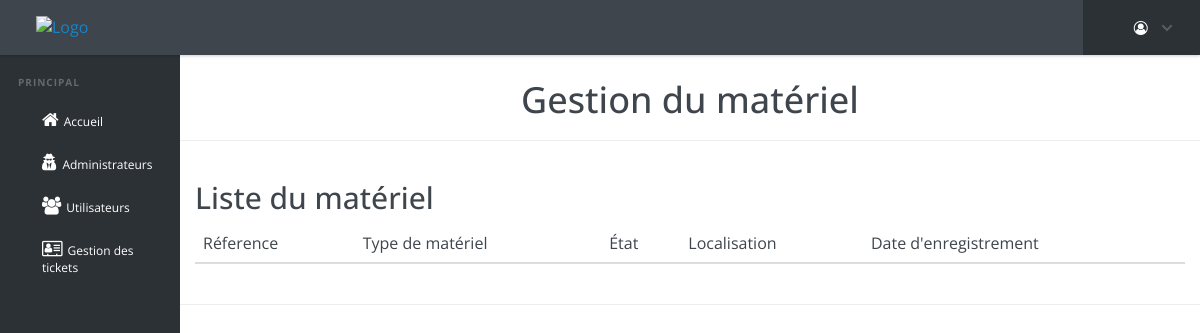
The app's page /Projet_ANNUEL--CIG-KIKI-KEN/admin/listeMat.php, older data.
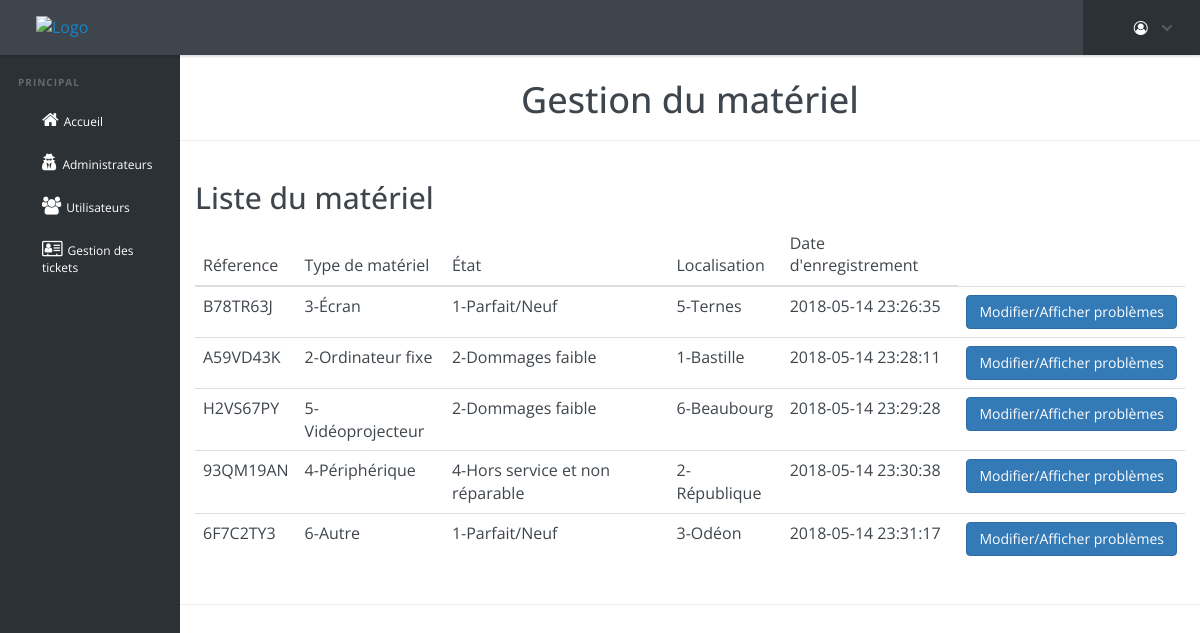
The same page, newer data.
### tables this page shows
CREATE TABLE IF NOT EXISTS `materiel` (
  `reference` varchar(15) NOT NULL,
  `localisation` tinyint(1) DEFAULT NULL,
  `problems` text NOT NULL,
  `status` int(11) NOT NULL,
  `entered_at` timestamp NULL DEFAULT CURRENT_TIMESTAMP,
  `type` tinyint(1) DEFAULT NULL,
  PRIMARY KEY (`reference`)
);

### Projet_ANNUEL--CIG-KIKI-KEN/admin/listeMat.php (the view, shortened to what this page needs)
<?php
	require "header-admin.php";
?>
	<section id="page-section">
		<h1 id="page-title">Gestion du matériel</h1>
		<hr>
		<div class="container">
		    <h2>Liste du matériel</h2>
		    <div class="table-responsive">
			    <table class="table">
			   		<thead>
			        	<tr>
				        	<th>Réference</th>
				       		<th>Type de matériel</th>
				       		<th>État</th>
				       		<th>Localisation</th>
					        <th>Date d'enregistrement</th>
			      		</tr>
			   		</thead>
			    	<tbody>
				    <?php
						$query = $db->prepare('SELECT * FROM materiel ORDER BY entered_at');
				  		$query->execute([
				  			]);
				  		$resMat=$query->fetchAll(PDO::FETCH_ASSOC);
						foreach ($resMat as $materiel) {
							echo '<td>'.$materiel["reference"].'</td>';
							switch ($materiel["type"]) {
								case '2':
									echo '<td>'.'2-Ordinateur fixe'.'</td>';
									break;
								case '3':
									echo '<td>'.'3-Écran'.'</td>';
									break;
								case '4':
									echo '<td>'.'4-Périphérique'.'</td>';
									break;
								case '5':
									echo '<td>'.'5-Vidéoprojecteur'.'</td>';
									break;
								case '6':
									echo '<td>'.'6-Autre'.'</td>';
									break;
							}
							switch ($materiel["status"]) {
								case '1':
									echo '<td>'.'1-Parfait/Neuf'.'</td>';
									break;
								case '2':
									echo '<td>'.'2-Dommages faible'.'</td>';
									break;
								case '4':
									echo '<td>'.'4-Hors service et non réparable'.'</td>';
									break;
							}
							switch ($materiel["localisation"]) {
								case '1':
									echo '<td>'.'1-Bastille'.'</td>';
									break;
								case '2':
									echo '<td>'.'2-République'.'</td>';
									break;
								case '3':
									echo '<td>'.'3-Odéon'.'</td>';
									break;
								case '5':
									echo '<td>'.'5-Ternes'.'</td>';
									break;
								case '6':
									echo '<td>'.'6-Beaubourg'.'</td>';
									break;
							}
							echo '<td>'.$materiel["entered_at"].'</td>';
							echo '<td><form method="POST" action="editMat.php">
										<input type="hidden" name="reference" value="'.$materiel["reference"].'">
										<input type="submit" class="btn btn-primary" value="Modifier/Afficher problèmes">
									   </form>
								 </td>';
						}
				    ?>
					</tbody>
				</table>
			</div>
		</div>
		<hr>
	</section>
<?php
	require "footer-admin.php";
?>

### Projet_ANNUEL--CIG-KIKI-KEN/admin/header-admin.php (shortened to what this page needs)
<!DOCTYPE html>
<html lang="fr">
<head>
	<link rel="stylesheet" href="css/font-awesome.css">
	<link rel="stylesheet" href="css/reset.css">
	<link rel="stylesheet" href="css/bootstrap.css">
	<link rel="stylesheet" href="css/admin.css">
</head>
<body>
	<header class="cd-main-header">
		<a href="../index.php" class="cd-logo"><img class="logo" src="img/logo.png" alt="Logo"></a>
		<nav class="cd-nav">
			<ul class="cd-top-nav">
				<li class="has-children account">
					<a href="#"><i class="fa fa-user-circle-o admin-top-icon" aria-hidden="true"></i>
					</a>
				</li>
			</ul>
		</nav>
	</header>
	<main class="cd-main-content">
		<nav class="cd-side-nav">
			<ul>
				<li class="cd-label">Principal</li>
				<li><a href="../admin"><i class="fa fa-home admin-side-icon" aria-hidden="true"></i>Accueil</a></li>
				<li><a href="admins.php"><i class="fa fa-user-secret admin-side-icon" aria-hidden="true"></i>Administrateurs</a></li>
				<li><a href="users.php"><i class="fa fa-users admin-side-icon" aria-hidden="true"></i>Utilisateurs</a></li>
				<li><a href="listeTicket.php"><i class="fa fa-vcard-o admin-side-icon" aria-hidden="true"></i>Gestion des tickets</a></li>
		</nav>
	</main>

### Projet_ANNUEL--CIG-KIKI-KEN/admin/footer-admin.php (shortened to what this page needs)
</body>
</html>

Row changes from the older to the newer data that the page shows:
added materiel: reference "B78TR63J", type "3-Écran", status "1-Parfait/Neuf", localisation "5-Ternes", entered_at "2018-05-14 23:26:35"
added materiel: reference "A59VD43K", type "2-Ordinateur fixe", status "2-Dommages faible", localisation "1-Bastille", entered_at "2018-05-14 23:28:11"
added materiel: reference "H2VS67PY", type "5-Vidéoprojecteur", status "2-Dommages faible", localisation "6-Beaubourg", entered_at "2018-05-14 23:29:28"
added materiel: reference "93QM19AN", type "4-Périphérique", status "4-Hors service et non réparable", localisation "2-République", entered_at "2018-05-14 23:30:38"
added materiel: reference "6F7C2TY3", type "6-Autre", status "1-Parfait/Neuf", localisation "3-Odéon", entered_at "2018-05-14 23:31:17"
